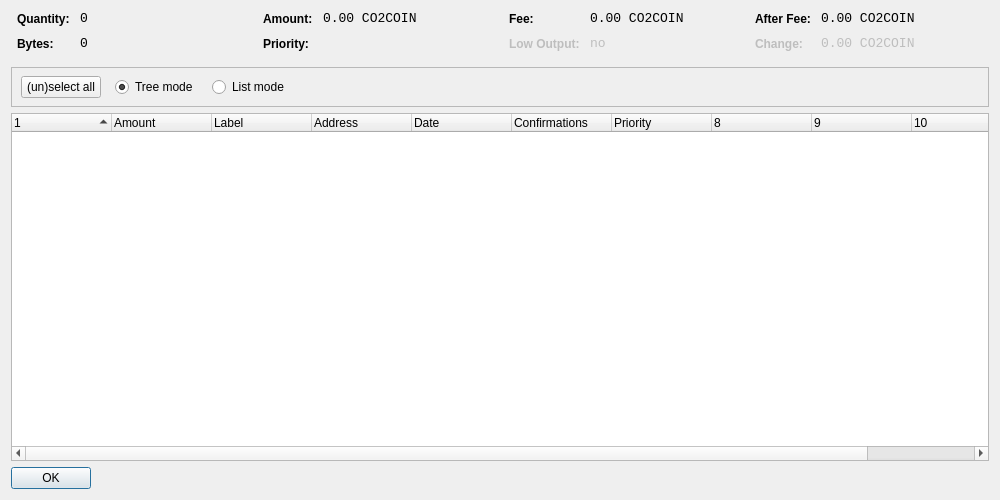
<?xml version="1.0" encoding="UTF-8"?>
<ui version="4.0">
 <class>CoinControlDialog</class>
 <widget class="QDialog" name="CoinControlDialog">
  <property name="geometry">
   <rect>
    <x>0</x>
    <y>0</y>
    <width>1000</width>
    <height>500</height>
   </rect>
  </property>
  <property name="windowTitle">
   <string>Coin Control</string>
  </property>
  <layout class="QVBoxLayout" name="verticalLayout">
   <item>
    <layout class="QHBoxLayout" name="horizontalLayoutTop" stretch="0,0,0,0">
     <property name="topMargin">
      <number>0</number>
     </property>
     <property name="bottomMargin">
      <number>10</number>
     </property>
     <item>
      <layout class="QFormLayout" name="formLayoutCoinControl1">
       <property name="horizontalSpacing">
        <number>10</number>
       </property>
       <property name="verticalSpacing">
        <number>10</number>
       </property>
       <property name="leftMargin">
        <number>6</number>
       </property>
       <property name="rightMargin">
        <number>6</number>
       </property>
       <item row="0" column="0">
        <widget class="QLabel" name="labelCoinControlQuantityText">
         <property name="styleSheet">
          <string notr="true">font-weight:bold;</string>
         </property>
         <property name="text">
          <string>Quantity:</string>
         </property>
        </widget>
       </item>
       <item row="0" column="1">
        <widget class="QLabel" name="labelCoinControlQuantity">
         <property name="font">
          <font>
           <family>Monospace</family>
           <pointsize>10</pointsize>
          </font>
         </property>
         <property name="cursor">
          <cursorShape>IBeamCursor</cursorShape>
         </property>
         <property name="contextMenuPolicy">
          <enum>Qt::ActionsContextMenu</enum>
         </property>
         <property name="text">
          <string notr="true">0</string>
         </property>
         <property name="textInteractionFlags">
          <set>Qt::LinksAccessibleByMouse|Qt::TextSelectableByKeyboard|Qt::TextSelectableByMouse</set>
         </property>
        </widget>
       </item>
       <item row="1" column="0">
        <widget class="QLabel" name="labelCoinControlBytesText">
         <property name="styleSheet">
          <string notr="true">font-weight:bold;</string>
         </property>
         <property name="text">
          <string>Bytes:</string>
         </property>
        </widget>
       </item>
       <item row="1" column="1">
        <widget class="QLabel" name="labelCoinControlBytes">
         <property name="font">
          <font>
           <family>Monospace</family>
           <pointsize>10</pointsize>
          </font>
         </property>
         <property name="cursor">
          <cursorShape>IBeamCursor</cursorShape>
         </property>
         <property name="contextMenuPolicy">
          <enum>Qt::ActionsContextMenu</enum>
         </property>
         <property name="text">
          <string notr="true">0</string>
         </property>
         <property name="textInteractionFlags">
          <set>Qt::LinksAccessibleByMouse|Qt::TextSelectableByKeyboard|Qt::TextSelectableByMouse</set>
         </property>
        </widget>
       </item>
      </layout>
     </item>
     <item>
      <layout class="QFormLayout" name="formLayoutCoinControl2">
       <property name="horizontalSpacing">
        <number>10</number>
       </property>
       <property name="verticalSpacing">
        <number>10</number>
       </property>
       <property name="leftMargin">
        <number>6</number>
       </property>
       <property name="rightMargin">
        <number>6</number>
       </property>
       <item row="0" column="0">
        <widget class="QLabel" name="labelCoinControlAmountText">
         <property name="styleSheet">
          <string notr="true">font-weight:bold;</string>
         </property>
         <property name="text">
          <string>Amount:</string>
         </property>
        </widget>
       </item>
       <item row="0" column="1">
        <widget class="QLabel" name="labelCoinControlAmount">
         <property name="font">
          <font>
           <family>Monospace</family>
           <pointsize>10</pointsize>
          </font>
         </property>
         <property name="cursor">
          <cursorShape>IBeamCursor</cursorShape>
         </property>
         <property name="contextMenuPolicy">
          <enum>Qt::ActionsContextMenu</enum>
         </property>
         <property name="text">
          <string notr="true">0.00 CO2COIN</string>
         </property>
         <property name="textInteractionFlags">
          <set>Qt::LinksAccessibleByMouse|Qt::TextSelectableByKeyboard|Qt::TextSelectableByMouse</set>
         </property>
        </widget>
       </item>
       <item row="1" column="0">
        <widget class="QLabel" name="labelCoinControlPriorityText">
         <property name="styleSheet">
          <string notr="true">font-weight:bold;</string>
         </property>
         <property name="text">
          <string>Priority:</string>
         </property>
        </widget>
       </item>
       <item row="1" column="1">
        <widget class="QLabel" name="labelCoinControlPriority">
         <property name="font">
          <font>
           <family>Monospace</family>
           <pointsize>10</pointsize>
          </font>
         </property>
         <property name="cursor">
          <cursorShape>IBeamCursor</cursorShape>
         </property>
         <property name="contextMenuPolicy">
          <enum>Qt::ActionsContextMenu</enum>
         </property>
         <property name="text">
          <string/>
         </property>
         <property name="textInteractionFlags">
          <set>Qt::LinksAccessibleByMouse|Qt::TextSelectableByKeyboard|Qt::TextSelectableByMouse</set>
         </property>
        </widget>
       </item>
      </layout>
     </item>
     <item>
      <layout class="QFormLayout" name="formLayoutCoinControl3">
       <property name="horizontalSpacing">
        <number>10</number>
       </property>
       <property name="verticalSpacing">
        <number>10</number>
       </property>
       <property name="leftMargin">
        <number>6</number>
       </property>
       <property name="rightMargin">
        <number>6</number>
       </property>
       <item row="0" column="0">
        <widget class="QLabel" name="labelCoinControlFeeText">
         <property name="styleSheet">
          <string notr="true">font-weight:bold;</string>
         </property>
         <property name="text">
          <string>Fee:</string>
         </property>
        </widget>
       </item>
       <item row="0" column="1">
        <widget class="QLabel" name="labelCoinControlFee">
         <property name="font">
          <font>
           <family>Monospace</family>
           <pointsize>10</pointsize>
          </font>
         </property>
         <property name="cursor">
          <cursorShape>IBeamCursor</cursorShape>
         </property>
         <property name="contextMenuPolicy">
          <enum>Qt::ActionsContextMenu</enum>
         </property>
         <property name="text">
          <string notr="true">0.00 CO2COIN</string>
         </property>
         <property name="textInteractionFlags">
          <set>Qt::LinksAccessibleByMouse|Qt::TextSelectableByKeyboard|Qt::TextSelectableByMouse</set>
         </property>
        </widget>
       </item>
       <item row="1" column="0">
        <widget class="QLabel" name="labelCoinControlLowOutputText">
         <property name="enabled">
          <bool>false</bool>
         </property>
         <property name="styleSheet">
          <string notr="true">font-weight:bold;</string>
         </property>
         <property name="text">
          <string>Low Output:</string>
         </property>
        </widget>
       </item>
       <item row="1" column="1">
        <widget class="QLabel" name="labelCoinControlLowOutput">
         <property name="enabled">
          <bool>false</bool>
         </property>
         <property name="font">
          <font>
           <family>Monospace</family>
           <pointsize>10</pointsize>
          </font>
         </property>
         <property name="cursor">
          <cursorShape>IBeamCursor</cursorShape>
         </property>
         <property name="contextMenuPolicy">
          <enum>Qt::ActionsContextMenu</enum>
         </property>
         <property name="text">
          <string notr="true">no</string>
         </property>
         <property name="textInteractionFlags">
          <set>Qt::LinksAccessibleByMouse|Qt::TextSelectableByKeyboard|Qt::TextSelectableByMouse</set>
         </property>
        </widget>
       </item>
      </layout>
     </item>
     <item>
      <layout class="QFormLayout" name="formLayoutCoinControl4">
       <property name="horizontalSpacing">
        <number>10</number>
       </property>
       <property name="verticalSpacing">
        <number>10</number>
       </property>
       <property name="leftMargin">
        <number>6</number>
       </property>
       <property name="rightMargin">
        <number>6</number>
       </property>
       <item row="0" column="0">
        <widget class="QLabel" name="labelCoinControlAfterFeeText">
         <property name="styleSheet">
          <string notr="true">font-weight:bold;</string>
         </property>
         <property name="text">
          <string>After Fee:</string>
         </property>
        </widget>
       </item>
       <item row="0" column="1">
        <widget class="QLabel" name="labelCoinControlAfterFee">
         <property name="font">
          <font>
           <family>Monospace</family>
           <pointsize>10</pointsize>
          </font>
         </property>
         <property name="cursor">
          <cursorShape>IBeamCursor</cursorShape>
         </property>
         <property name="contextMenuPolicy">
          <enum>Qt::ActionsContextMenu</enum>
         </property>
         <property name="text">
          <string notr="true">0.00 CO2COIN</string>
         </property>
         <property name="textInteractionFlags">
          <set>Qt::LinksAccessibleByMouse|Qt::TextSelectableByKeyboard|Qt::TextSelectableByMouse</set>
         </property>
        </widget>
       </item>
       <item row="1" column="0">
        <widget class="QLabel" name="labelCoinControlChangeText">
         <property name="enabled">
          <bool>false</bool>
         </property>
         <property name="styleSheet">
          <string notr="true">font-weight:bold;</string>
         </property>
         <property name="text">
          <string>Change:</string>
         </property>
        </widget>
       </item>
       <item row="1" column="1">
        <widget class="QLabel" name="labelCoinControlChange">
         <property name="enabled">
          <bool>false</bool>
         </property>
         <property name="font">
          <font>
           <family>Monospace</family>
           <pointsize>10</pointsize>
          </font>
         </property>
         <property name="cursor">
          <cursorShape>IBeamCursor</cursorShape>
         </property>
         <property name="contextMenuPolicy">
          <enum>Qt::ActionsContextMenu</enum>
         </property>
         <property name="text">
          <string notr="true">0.00 CO2COIN</string>
         </property>
         <property name="textInteractionFlags">
          <set>Qt::LinksAccessibleByMouse|Qt::TextSelectableByKeyboard|Qt::TextSelectableByMouse</set>
         </property>
        </widget>
       </item>
      </layout>
     </item>
    </layout>
   </item>
   <item>
    <widget class="QFrame" name="frame">
     <property name="minimumSize">
      <size>
       <width>0</width>
       <height>40</height>
      </size>
     </property>
     <property name="frameShape">
      <enum>QFrame::StyledPanel</enum>
     </property>
     <property name="frameShadow">
      <enum>QFrame::Sunken</enum>
     </property>
     <widget class="QWidget" name="horizontalLayoutWidget">
      <property name="geometry">
       <rect>
        <x>10</x>
        <y>0</y>
        <width>781</width>
        <height>41</height>
       </rect>
      </property>
      <layout class="QHBoxLayout" name="horizontalLayoutPanel" stretch="0,0,0,0,0">
       <property name="spacing">
        <number>14</number>
       </property>
       <item>
        <widget class="QPushButton" name="pushButtonSelectAll">
         <property name="sizePolicy">
          <sizepolicy hsizetype="Maximum" vsizetype="Fixed">
           <horstretch>0</horstretch>
           <verstretch>0</verstretch>
          </sizepolicy>
         </property>
         <property name="text">
          <string>(un)select all</string>
         </property>
        </widget>
       </item>
       <item>
        <widget class="QRadioButton" name="radioTreeMode">
         <property name="sizePolicy">
          <sizepolicy hsizetype="Maximum" vsizetype="Fixed">
           <horstretch>0</horstretch>
           <verstretch>0</verstretch>
          </sizepolicy>
         </property>
         <property name="text">
          <string>Tree mode</string>
         </property>
         <property name="checked">
          <bool>true</bool>
         </property>
        </widget>
       </item>
       <item>
        <widget class="QRadioButton" name="radioListMode">
         <property name="sizePolicy">
          <sizepolicy hsizetype="Maximum" vsizetype="Fixed">
           <horstretch>0</horstretch>
           <verstretch>0</verstretch>
          </sizepolicy>
         </property>
         <property name="text">
          <string>List mode</string>
         </property>
        </widget>
       </item>
       <item>
        <spacer name="horizontalSpacer">
         <property name="orientation">
          <enum>Qt::Horizontal</enum>
         </property>
         <property name="sizeHint" stdset="0">
          <size>
           <width>40</width>
           <height>20</height>
          </size>
         </property>
        </spacer>
       </item>
      </layout>
     </widget>
    </widget>
   </item>
   <item>
    <widget class="CoinControlTreeWidget" name="treeWidget">
     <property name="contextMenuPolicy">
      <enum>Qt::CustomContextMenu</enum>
     </property>
     <property name="sortingEnabled">
      <bool>false</bool>
     </property>
     <property name="columnCount">
      <number>11</number>
     </property>
     <attribute name="headerShowSortIndicator" stdset="0">
      <bool>true</bool>
     </attribute>
     <attribute name="headerStretchLastSection">
      <bool>false</bool>
     </attribute>
     <column>
      <property name="text">
       <string/>
      </property>
     </column>
     <column>
      <property name="text">
       <string>Amount</string>
      </property>
     </column>
     <column>
      <property name="text">
       <string>Label</string>
      </property>
     </column>
     <column>
      <property name="text">
       <string>Address</string>
      </property>
     </column>
     <column>
      <property name="text">
       <string>Date</string>
      </property>
     </column>
     <column>
      <property name="text">
       <string>Confirmations</string>
      </property>
      <property name="toolTip">
       <string>Confirmed</string>
      </property>
     </column>
     <column>
      <property name="text">
       <string>Priority</string>
      </property>
     </column>
     <column>
      <property name="text">
       <string/>
      </property>
     </column>
     <column>
      <property name="text">
       <string/>
      </property>
     </column>
     <column>
      <property name="text">
       <string/>
      </property>
     </column>
     <column>
      <property name="text">
       <string/>
      </property>
     </column>
    </widget>
   </item>
   <item>
    <widget class="QDialogButtonBox" name="buttonBox">
     <property name="sizePolicy">
      <sizepolicy hsizetype="Maximum" vsizetype="Fixed">
       <horstretch>0</horstretch>
       <verstretch>0</verstretch>
      </sizepolicy>
     </property>
     <property name="orientation">
      <enum>Qt::Horizontal</enum>
     </property>
     <property name="standardButtons">
      <set>QDialogButtonBox::Ok</set>
     </property>
    </widget>
   </item>
  </layout>
 </widget>
 <customwidgets>
  <customwidget>
   <class>CoinControlTreeWidget</class>
   <extends>QTreeWidget</extends>
   <header>coincontroltreewidget.h</header>
  </customwidget>
 </customwidgets>
 <resources/>
 <connections/>
</ui>
